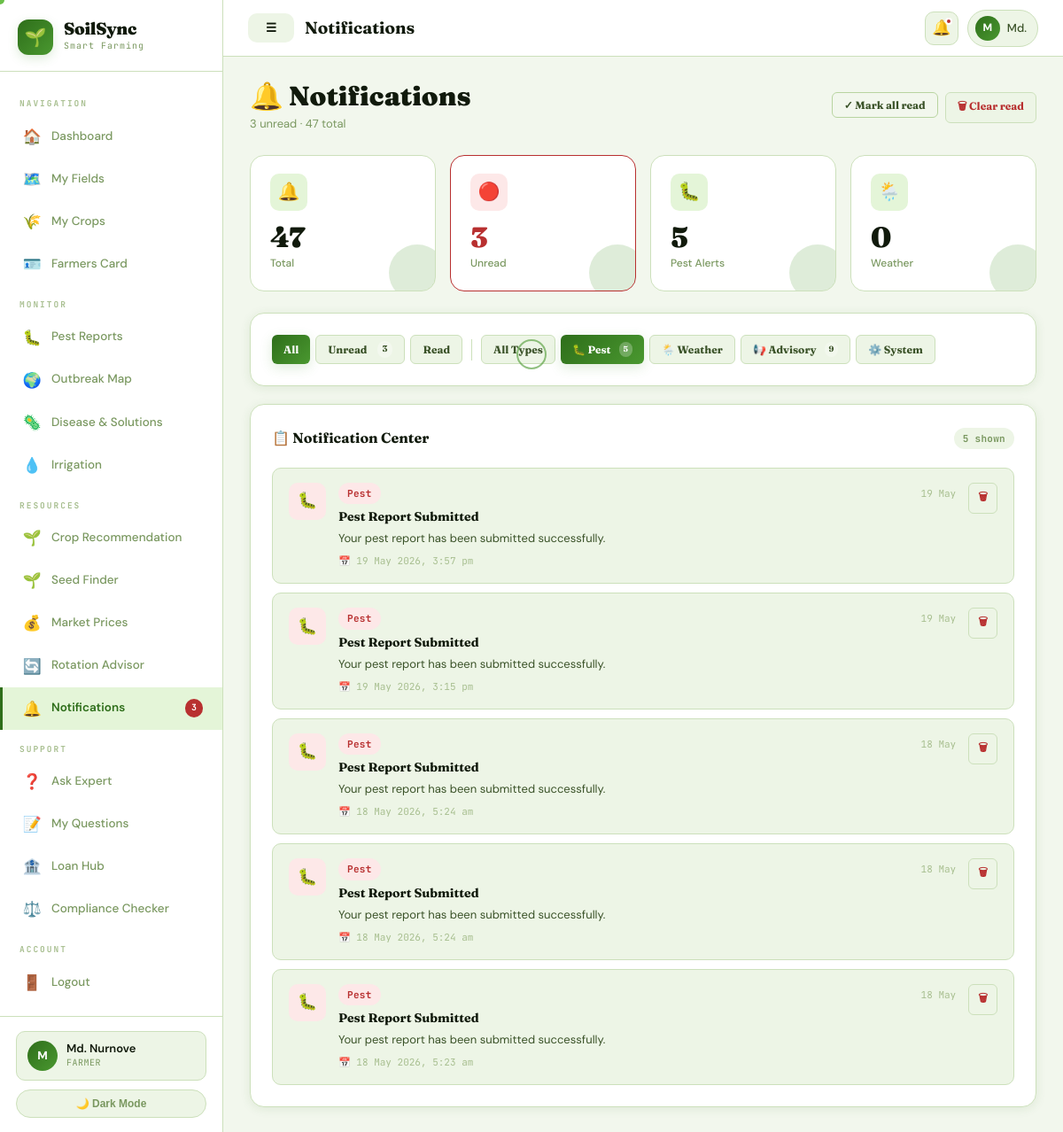
/notifications.php?type=pest (signed in), run on the app's committed database.
### tables this page shows
CREATE TABLE `users` (
  `id` int(11) NOT NULL,
  `name` varchar(100) NOT NULL,
  `phone` varchar(20) NOT NULL,
  `password` varchar(255) NOT NULL,
  `role` enum('farmer','expert','admin') DEFAULT 'farmer',
  `location_id` int(11) DEFAULT NULL,
  `created_at` timestamp NOT NULL DEFAULT current_timestamp(),
  `fc_card_number` varchar(20) DEFAULT NULL,
  `fc_category` enum('landless','marginal','small','medium','large') DEFAULT NULL,
  `fc_land_size` decimal(8,2) DEFAULT NULL,
  `fc_bank_account` varchar(30) DEFAULT NULL,
  `fc_registered_at` datetime DEFAULT NULL,
  `fc_phase` enum('pre_pilot','pilot','national') DEFAULT NULL
);

CREATE TABLE `notifications` (
  `id` int(11) NOT NULL,
  `user_id` int(11) NOT NULL,
  `title` varchar(200) NOT NULL,
  `message` text DEFAULT NULL,
  `type` enum('pest','weather','advisory','system') DEFAULT 'system',
  `is_read` tinyint(1) DEFAULT 0,
  `created_at` timestamp NOT NULL DEFAULT current_timestamp()
);

### db.php (called while the page is built, shortened)
<?php
function isLoggedIn(): bool {
    return isset($_SESSION['user_id']) && !empty($_SESSION['user_id']);
}
function currentUser($conn): ?array {
    $id = (int)$_SESSION['user_id'];
    $r = $conn->query("
        SELECT u.*, l.division, l.district
        FROM users u
        LEFT JOIN locations l ON u.location_id=l.id
        WHERE u.id=$id
        LIMIT 1
    ");
    return $r ? $r->fetch_assoc() : null;
}
function unreadCount($conn, int $uid): int {
    $r = $conn->query("
        SELECT COUNT(*) AS c
        FROM notifications
        WHERE user_id=$uid AND is_read=0
    ");
    return $r ? (int)$r->fetch_assoc()['c'] : 0;
}
?>

### notifications.php (the view, shortened to what this page needs)
<?php
require_once 'db.php';
$pageTitle = 'Notifications';
$activeNav = 'notifications';
$user = currentUser($conn);
$uid  = (int)$user['id'];
$filterType = $_GET['type'] ?? '';
$filterRead = $_GET['read'] ?? '';
$where  = ["user_id = $uid"];
if ($filterType) {
    $ft = $conn->real_escape_string($filterType);
    $where[] = "type = '$ft'";
}
$whereSQL = implode(' AND ', $where);
$notifications = $conn->query("SELECT * FROM notifications WHERE $whereSQL ORDER BY created_at DESC");
$totalCount  = $conn->query("SELECT COUNT(*) AS c FROM notifications WHERE user_id=$uid")->fetch_assoc()['c'];
$unreadCount = $conn->query("SELECT COUNT(*) AS c FROM notifications WHERE user_id=$uid AND is_read=0")->fetch_assoc()['c'];
$readCount   = $conn->query("SELECT COUNT(*) AS c FROM notifications WHERE user_id=$uid AND is_read=1")->fetch_assoc()['c'];
$typeCounts = [];
$tcRes = $conn->query("SELECT type, COUNT(*) AS c FROM notifications WHERE user_id=$uid GROUP BY type");
while ($tc = $tcRes->fetch_assoc()) $typeCounts[$tc['type']] = $tc['c'];
include 'layout.php';
$typeConfig = [
    'pest'     => ['icon' => '🐛', 'label' => 'Pest',     'badge' => 'badge-danger',  'bg' => 'var(--danger-light)',  'color' => 'var(--danger)'],
    'weather'  => ['icon' => '🌦️', 'label' => 'Weather',  'badge' => 'badge-info',    'bg' => 'var(--info-light)',    'color' => 'var(--info)'],
    'advisory' => ['icon' => '📢', 'label' => 'Advisory', 'badge' => 'badge-gold',    'bg' => 'var(--gold-light)',    'color' => 'var(--gold)'],
    'system'   => ['icon' => '⚙️', 'label' => 'System',   'badge' => 'badge-neutral', 'bg' => 'var(--surface2)',      'color' => 'var(--text3)'],
];
?>
<div class="flex-between mb-24">
  <div>
    <h1 style="font-family:var(--font-display);font-size:1.9rem;font-weight:900;color:var(--text);line-height:1.1">
      🔔 Notifications
    </h1>
    <p style="color:var(--text3);font-size:13px;margin-top:4px">
      <?= $unreadCount ?> unread · <?= $totalCount ?> total
    </p>
  </div>
  <div class="flex gap-8">
    <?php if ($unreadCount > 0): ?>
    <form method="post" style="margin:0">
      <button type="submit" class="btn btn-outline btn-sm">✓ Mark all read</button>
    </form>
    <?php endif; ?>
    <?php if ($readCount > 0): ?>
    <form method="post" style="margin:0" onsubmit="return confirm('Delete all read notifications?')">
      <button type="submit" class="btn btn-ghost btn-sm" style="color:var(--danger)">🗑 Clear read</button>
    </form>
    <?php endif; ?>
  </div>
</div>
<div class="stats-grid reveal-stagger" style="grid-template-columns:repeat(4,1fr)">
  <div class="stat-card reveal-item">
    <div class="stat-icon-wrap">🔔</div>
    <div class="stat-val"><?= $totalCount ?></div>
    <div class="stat-label">Total</div>
  </div>
  <div class="stat-card reveal-item" style="<?= $unreadCount > 0 ? 'border-color:var(--danger);' : '' ?>">
    <div class="stat-icon-wrap" style="<?= $unreadCount > 0 ? 'background:var(--danger-light)' : '' ?>">🔴</div>
    <div class="stat-val" style="<?= $unreadCount > 0 ? 'color:var(--danger)' : '' ?>"><?= $unreadCount ?></div>
    <div class="stat-label">Unread</div>
  </div>
  <div class="stat-card reveal-item">
    <div class="stat-icon-wrap">🐛</div>
    <div class="stat-val"><?= $typeCounts['pest'] ?? 0 ?></div>
    <div class="stat-label">Pest Alerts</div>
  </div>
  <div class="stat-card reveal-item">
    <div class="stat-icon-wrap">🌦️</div>
    <div class="stat-val"><?= $typeCounts['weather'] ?? 0 ?></div>
    <div class="stat-label">Weather</div>
  </div>
</div>
<div class="card mb-20 reveal">
  <div style="display:flex;gap:10px;flex-wrap:wrap;align-items:center">
    <div style="display:flex;gap:6px">
      <?php
      $readFilters = ['' => 'All', 'unread' => 'Unread', 'read' => 'Read'];
      foreach ($readFilters as $val => $lbl):
        $active = $filterRead === $val;
      ?>
      <a href="?type=<?= urlencode($filterType) ?>&read=<?= $val ?>"
         class="btn btn-sm <?= $active ? 'btn-primary' : 'btn-ghost' ?>">
        <?= $lbl ?>
        <?php if ($val === 'unread' && $unreadCount): ?><span style="background:rgba(255,255,255,0.3);border-radius:10px;padding:1px 6px;font-size:10px;margin-left:4px"><?= $unreadCount ?></span><?php endif; ?>
      </a>
      <?php endforeach; ?>
    </div>
    <div style="display:flex;gap:6px;flex-wrap:wrap">
      <a href="?type=&read=<?= urlencode($filterRead) ?>" class="btn btn-sm <?= !$filterType ? 'btn-primary' : 'btn-ghost' ?>">All Types</a>
      <?php foreach ($typeConfig as $type => $cfg): ?>
      <a href="?type=<?= $type ?>&read=<?= urlencode($filterRead) ?>"
         class="btn btn-sm <?= $filterType === $type ? 'btn-primary' : 'btn-ghost' ?>">
        <?= $cfg['icon'] ?> <?= $cfg['label'] ?>
        <?php if (!empty($typeCounts[$type])): ?>
        <span style="background:rgba(255,255,255,0.25);border-radius:10px;padding:1px 5px;font-size:9px;margin-left:2px"><?= $typeCounts[$type] ?></span>
        <?php endif; ?>
      </a>
      <?php endforeach; ?>
    </div>
  </div>
</div>
<div class="card reveal">
  <div class="card-header">
    <div class="card-title">📋 Notification Center</div>
    <span class="badge badge-neutral"><?= $notifications->num_rows ?> shown</span>
  </div>
  <?php if ($notifications->num_rows === 0): ?>
  <div class="empty-state">
    <div class="empty-icon"><?= $filterType ? ($typeConfig[$filterType]['icon'] ?? '🔔') : '🎉' ?></div>
    <h3><?= $unreadCount === 0 && !$filterType && !$filterRead ? "You're all caught up!" : "No notifications found" ?></h3>
    <p><?= $filterType || $filterRead ? 'Try a different filter above' : 'New alerts about pests, weather and advisories will appear here.' ?></p>
    <?php if ($filterType || $filterRead): ?>
    <a href="notifications.php" class="btn btn-outline btn-sm">Clear Filters</a>
    <?php endif; ?>
  </div>
  <?php else: ?>
  <div style="display:flex;flex-direction:column;gap:10px">
  <?php while ($n = $notifications->fetch_assoc()):
    $cfg      = $typeConfig[$n['type']] ?? $typeConfig['system'];
    $isUnread = !$n['is_read'];
    $timeAgo  = timeAgo($n['created_at']);
  ?>
    <div style="
      display:flex;align-items:flex-start;gap:14px;
      padding:16px 18px;
      border-radius:var(--radius-sm);
      border:1.5px solid <?= $isUnread ? 'var(--accent)' : 'var(--border)' ?>;
      background:<?= $isUnread ? 'var(--accent-light)' : 'var(--surface2)' ?>;
      transition:all var(--transition);
      position:relative;
    "
    onmouseover="this.style.boxShadow='var(--shadow-sm)'"
    onmouseout="this.style.boxShadow='none'">
      <div style="
        width:42px;height:42px;flex-shrink:0;
        background:<?= $cfg['bg'] ?>;
        border-radius:var(--radius-sm);
        display:flex;align-items:center;justify-content:center;
        font-size:18px;
      "><?= $cfg['icon'] ?></div>
      <div style="flex:1;min-width:0">
        <div style="display:flex;align-items:center;gap:8px;flex-wrap:wrap;margin-bottom:3px">
          <span class="badge <?= $cfg['badge'] ?>"><?= $cfg['label'] ?></span>
          <span style="font-size:11px;color:var(--text4);font-family:var(--font-mono);margin-left:auto"><?= $timeAgo ?></span>
        </div>
        <div style="font-family:var(--font-display);font-size:14px;font-weight:700;color:var(--text);margin-bottom:3px">
          <?= htmlspecialchars($n['title']) ?>
        </div>
        <?php if ($n['message']): ?>
        <div style="font-size:13px;color:var(--text2);line-height:1.55"><?= htmlspecialchars($n['message']) ?></div>
        <?php endif; ?>
        <div style="font-size:11px;color:var(--text4);margin-top:6px;font-family:var(--font-mono)">
          📅 <?= date('d M Y, g:i a', strtotime($n['created_at'])) ?>
        </div>
      </div>
      <div style="display:flex;flex-direction:column;gap:5px;flex-shrink:0">
        <form method="post" style="margin:0" onsubmit="return confirm('Delete this notification?')">
          <button type="submit" class="btn btn-ghost btn-sm" title="Delete" style="padding:6px 10px;color:var(--danger)">🗑</button>
        </form>
      </div>
    </div>
  <?php endwhile; ?>
  </div>
  <?php endif; ?>
</div>
<?php
function timeAgo($datetime) {
    $diff = time() - strtotime($datetime);
    return date('d M', strtotime($datetime));
}
?>
<?php include 'layout_end.php'; ?>

### layout.php (shortened to what this page needs)
<?php
$user        = currentUser($conn);
$uid         = $user ? (int)$user['id'] : 0;
$userName    = $user['name'] ?? 'User';
$userInitial = strtoupper(substr($userName, 0, 1));
$userRole    = $user['role'] ?? 'farmer';
$notifCount  = $uid ? unreadCount($conn, $uid) : 0;
$nav = [];
switch ($userRole) {
 case 'farmer':
$nav = [
  'main' => [
    ['href'=>'dashboard.php','icon'=>'🏠','label'=>'Dashboard','key'=>'dashboard'],
    ['href'=>'fields.php','icon'=>'🗺️','label'=>'My Fields','key'=>'fields'],
    ['href'=>'crops.php','icon'=>'🌾','label'=>'My Crops','key'=>'crops'],
    ['href'=>'farmers_card.php','icon'=>'🪪','label'=>'Farmers Card','key'=>'farmers_card'],
  ],
  'monitor' => [
    ['href'=>'pest_report.php','icon'=>'🐛','label'=>'Pest Reports','key'=>'pest'],
    ['href'=>'outbreak_map.php','icon'=>'🌍','label'=>'Outbreak Map','key'=>'outbreak'],
    ['href'=>'disease.php','icon'=>'🦠','label'=>'Disease & Solutions','key'=>'disease'],
    ['href'=>'irrigation.php','icon'=>'💧','label'=>'Irrigation','key'=>'irrigation'],
  ],
  'resources' => [
    ['href'=>'crop_recommend.php','icon'=>'🌱','label'=>'Crop Recommendation','key'=>'crop_recommend'],
    ['href'=>'seeds.php','icon'=>'🌱','label'=>'Seed Finder','key'=>'seeds'],
    ['href'=>'market.php','icon'=>'💰','label'=>'Market Prices','key'=>'market'],
    ['href'=>'crop_rotation.php','icon'=>'🔄','label'=>'Rotation Advisor','key'=>'rotation'],
    ['href'=>'notifications.php','icon'=>'🔔','label'=>'Notifications','key'=>'notifications','badge'=>$notifCount],
  ],
  'support' => [
    ['href'=>'faq.php','icon'=>'❓','label'=>'Ask Expert','key'=>'faq'],
    ['href'=>'my_questions.php','icon'=>'📝','label'=>'My Questions','key'=>'myq'],
    ['href'=>'loan_hub.php','icon'=>'🏦','label'=>'Loan Hub','key'=>'loan_hub'],
    ['href'=>'compliance_checker.php','icon'=>'⚖️','label'=>'Compliance Checker','key'=>'compliance'],
  ],
];
break;
}
?>
<!DOCTYPE html>
<html lang="en" data-theme="light">
<head>
  <link rel="stylesheet" href="style.css">
</head>
<body>
<div class="app-layout">
  <aside class="sidebar" id="sidebar">
    <div class="sidebar-logo">
      <div class="logo-badge">🌱</div>
      <div class="logo-text-wrap">
        <div class="logo-name">SoilSync</div>
        <div class="logo-tag">Smart Farming</div>
      </div>
    </div>
    <nav class="sidebar-nav">
      <?php
      $sectionLabels = [
        'main'=>'Navigation',
        'monitor'=>'Monitor',
        'resources'=>'Resources',
        'expert'=>'Expert Tools',
        'admin'=>'Administration'
      ];
      foreach ($nav as $section => $items):
      ?>
        <div class="nav-section-label">
          <?= $sectionLabels[$section] ?? ucfirst($section) ?>
        </div>
        <?php foreach ($items as $item):
          $isActive = ($activeNav ?? '') === $item['key'];
        ?>
          <a href="<?= $item['href'] ?>" class="nav-item <?= $isActive ? 'active' : '' ?>">
            <span class="nav-ic"><?= $item['icon'] ?></span>
            <span><?= $item['label'] ?></span>
            <?php if (!empty($item['badge']) && $item['badge'] > 0): ?>
              <span class="nav-badge"><?= $item['badge'] ?></span>
            <?php endif; ?>
          </a>
        <?php endforeach; ?>
      <?php endforeach; ?>
      <div class="nav-section-label">Account</div>
      <a href="logout.php" class="nav-item">
        <span class="nav-ic">🚪</span>
        <span>Logout</span>
      </a>
    </nav>
    <div class="sidebar-footer">
      <div class="sidebar-user">
        <div class="u-av"><?= $userInitial ?></div>
        <div>
          <div class="u-name"><?= htmlspecialchars($userName) ?></div>
          <div class="u-role"><?= ucfirst($userRole) ?></div>
        </div>
      </div>
      <button class="theme-btn" onclick="toggleTheme()">
        🌙 Dark Mode
      </button>
    </div>
  </aside>
  <div class="main-wrap">
    <header class="topbar">
      <div class="topbar-left">
        <button class="mobile-menu-btn btn" id="mobileMenuBtn">☰</button>
        <span class="topbar-title"><?= htmlspecialchars($pageTitle ?? 'Dashboard') ?></span>
      </div>
      <div class="topbar-right">
        <a href="notifications.php" class="topbar-notif-btn">
          🔔
          <?php if ($notifCount > 0): ?>
            <span class="notif-dot"></span>
          <?php endif; ?>
        </a>
        <div class="topbar-user">
          <div class="t-av"><?= $userInitial ?></div>
          <span><?= htmlspecialchars(explode(' ', $userName)[0]) ?></span>
        </div>
      </div>
    </header>
    <div class="page-body">

### data on the page
users: name "M", name "Md. Nurnove", role "FARMER", name "Md."
notifications: type "🐛", type "Pest", created_at "19 May", title "Pest Report Submitted", message "Your pest report has been submitted successfully.", created_at "19 May 2026, 3:57 pm"
notifications: type "🐛", type "Pest", created_at "19 May", title "Pest Report Submitted", message "Your pest report has been submitted successfully.", created_at "19 May 2026, 3:15 pm"
notifications: type "🐛", type "Pest", created_at "18 May", title "Pest Report Submitted", message "Your pest report has been submitted successfully.", created_at "18 May 2026, 5:24 am"
notifications: type "🐛", type "Pest", created_at "18 May", title "Pest Report Submitted", message "Your pest report has been submitted successfully.", created_at "18 May 2026, 5:24 am"
notifications: type "🐛", type "Pest", created_at "18 May", title "Pest Report Submitted", message "Your pest report has been submitted successfully.", created_at "18 May 2026, 5:23 am"

### other printed values
$sectionLabels[$section] "NAVIGATION"
$item['icon'] "🏠"
$item['label'] "Dashboard"
$item['icon'] "🗺️"
$item['label'] "My Fields"
$item['icon'] "🌾"
$item['label'] "My Crops"
$item['icon'] "🪪"
$item['label'] "Farmers Card"
$sectionLabels[$section] "MONITOR"
$item['icon'] "🐛"
$item['label'] "Pest Reports"
$item['icon'] "🌍"
$item['label'] "Outbreak Map"
$item['icon'] "🦠"
